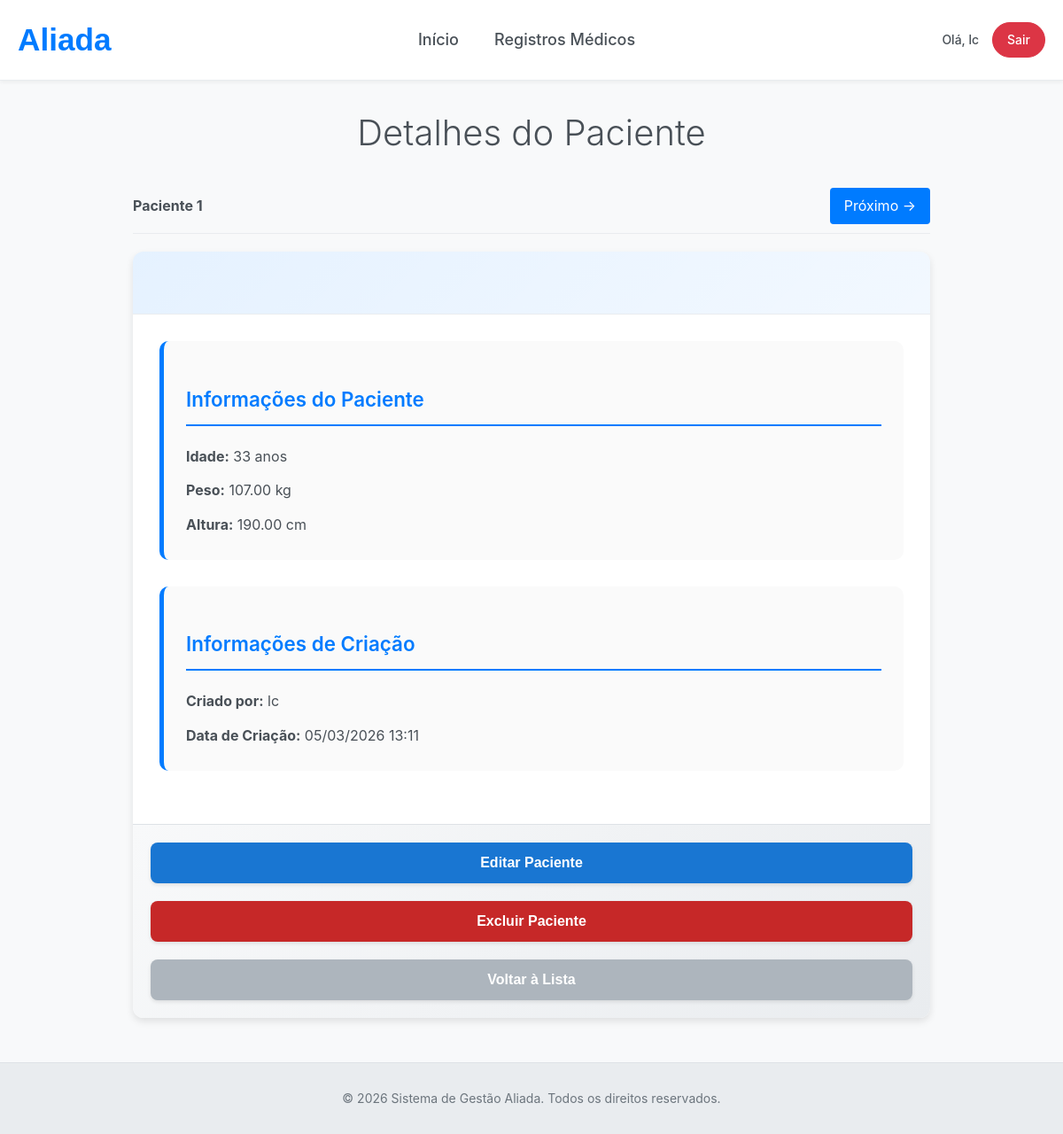
/records/1/ (signed in), run on the app's committed database.
### aliada/models.py (models this page shows, shortened)
class PatientRecord(models.Model):
    first_name = models.CharField(max_length=100)
    last_name = models.CharField(max_length=100)
    email = models.EmailField(blank=True, null=True)
    phone = models.CharField(max_length=20, blank=True, null=True)
    age = models.IntegerField(blank=True, null=True, help_text="Age in years")
    weight = models.DecimalField(max_digits=5, decimal_places=2, blank=True, null=True, help_text="Weight in kg")
    height = models.DecimalField(max_digits=5, decimal_places=2, blank=True, null=True, help_text="Height in cm")
    created_by = models.ForeignKey(User, on_delete=models.SET_NULL, null=True, related_name='created_patients')
    created_at = models.DateTimeField(default=timezone.now)
    updated_by = models.ForeignKey(User, on_delete=models.SET_NULL, null=True, related_name='updated_patients')
    updated_at = models.DateTimeField(auto_now=True)

### aliada/groups.py (the view)
        def _wrapped_view(request, *args, **kwargs):
            user = request.user
            if user.is_authenticated:
                if user.groups.filter(name__in=group_names).exists() or user.is_superuser:
                    return view_func(request, *args, **kwargs)
            return render(request, 'core/access_denied.html', status=403)

### aliada/groups.py (called while the page is built)
def group_required(*group_names):
    def decorator(view_func):
        def _wrapped_view(request, *args, **kwargs):
            user = request.user
            if user.is_authenticated:
                if user.groups.filter(name__in=group_names).exists() or user.is_superuser:
                    return view_func(request, *args, **kwargs)
            return render(request, 'core/access_denied.html', status=403)
        return _wrapped_view
    return decorator

### aliada/views.py (called while the page is built)
@group_required('admin')
def record_detail(request, pk):
    record = get_object_or_404(PatientRecord, pk=pk)
    prev_record = PatientRecord.objects.filter(pk__lt=record.pk).order_by('-pk').first()
    next_record = PatientRecord.objects.filter(pk__gt=record.pk).order_by('pk').first()
    return render(request, 'core/patient/record_detail.html', {'record': record, 'prev_record': prev_record, 'next_record': next_record})

### aliada/templates/core/patient/record_detail.html (shortened to what this page needs)
{% extends "core/base.html" %}
{% block content %}
    <div class="record-container">
        <h1>Detalhes do Paciente</h1>
        <div class="record-navigation">
            <span class="current-record">Paciente {{ record.pk }}</span>
            {% if next_record %}
                <a href="{% url 'record_detail' pk=next_record.pk %}" class="nav-link">Próximo &rarr;</a>
            {% endif %}
        </div>
        <div class="record-card">
            <div class="record-header">
            </div>
            <div class="record-body">
                <div class="record-section">
                    <h3>Informações do Paciente</h3>
                    <p><strong>Idade:</strong> {{ record.age|default:"N/A" }} anos</p>
                    <p><strong>Peso:</strong> {{ record.weight|default:"N/A" }} kg</p>
                    <p><strong>Altura:</strong> {{ record.height|default:"N/A" }} cm</p>
                </div>
                <div class="record-section">
                    <h3>Informações de Criação</h3>
                    <p><strong>Criado por:</strong> {{ record.created_by.username|default:"N/A" }}</p>
                    <p><strong>Data de Criação:</strong> {{ record.created_at|date:"d/m/Y H:i" }}</p>
                </div>
            </div>
            <div class="record-actions">
                <button type="button" size="small" class="edit-link" onclick="window.location.href='{% url 'record_update' pk=record.pk %}'">Editar Paciente</button>
                <button type="button" size="small" class="delete-link" onclick="window.location.href='{% url 'record_delete' pk=record.pk %}'">Excluir Paciente</button>
                <button type="button" size="small" class="back-link" onclick="window.location.href='{% url 'record_list' %}'">Voltar à Lista</button>
            </div>
        </div>
    </div>
{% endblock %}

### aliada/templates/core/partials/_header.html
    <header class="main-header">
        <div class="header-container">
            <div class="header-logo">
                <h1>Aliada</h1>
            </div>
            <nav class="header-nav">
                <ul class="nav-list">
                    <li class="nav-item"><a href="{% url 'home' %}">Início</a></li>
                    {% if user.is_authenticated %}
                        <li class="nav-item"><a href="{% url 'record_list' %}">Registros Médicos</a></li>
                    {% endif %}
                </ul>
            </nav>
            <div class="header-user">
                {% if user.is_authenticated %}
                    <span class="user-greeting">Olá, {{ user.first_name|default:user.username }}</span>
                    <a href="{% url 'logout' %}" class="btn-logout">Sair</a>
                {% else %}
                    <a href="{% url 'login' %}" class="btn-login">Entrar</a>
                {% endif %}
            </div>
        </div>
    </header>

### aliada/static/core/style.css (style rules this page uses)
body { font-family: -apple-system, BlinkMacSystemFont, 'Segoe UI', Roboto, 'Helvetica Neue', Arial, sans-serif; background-color: #f8f9fa; margin: 0; padding: 0; color: #212529; line-height: 1.6; --primary-color: #007bff; --primary-dark: #0056b3; --secondary-color: #17a2b8; --success-color: #28a745; --danger-color: #dc3545; --light-color: #f8f9fa; --dark-color: #343a40; --gray-color: #6c757d; --border-radius: 12px; --box-shadow: 0 4px 6px rgba(0,0,0,0.1); --transition: all 0.3s ease; }
h1 { color: #495057; text-align: center; margin-bottom: 20px; font-weight: 300; font-size: 2.5em; }
button { background-color: var(--primary-color); color: white; padding: 14px 28px; border: none; border-radius: 8px; cursor: pointer; font-size: 16px; font-weight: 600; width: 100%; transition: var(--transition); box-shadow: 0 2px 4px rgba(0,0,0,0.1); }
.edit-link { background-color: #1976d2; }
.delete-link { background-color: #c62828; }
.back-link { background-color: #adb5bd; }
.main-header { background-color: #fff; border-bottom: 1px solid #e9ecef; box-shadow: 0 2px 4px rgba(0,0,0,0.05); position: sticky; top: 0; z-index: 1000; }
.header-container { max-width: 1200px; margin: 0 auto; padding: 0 20px; display: flex; align-items: center; justify-content: space-between; height: 90px; }
.header-logo h1 { margin: 0; font-size: 2.2em; font-weight: 700; color: #007bff; font-family: 'Poppins', sans-serif; }
.header-nav .nav-list { list-style: none; padding: 0; margin: 0; display: flex; gap: 40px; }
.nav-item a { text-decoration: none; color: #495057; font-weight: 500; font-size: 18px; transition: color 0.3s ease; padding: 15px 0; position: relative; }
.nav-item a::after { content: ''; position: absolute; width: 0; height: 2px; bottom: 0; left: 0; background-color: #007bff; transition: width 0.3s ease; }
.header-user { display: flex; align-items: center; gap: 15px; }
.user-greeting { font-size: 14px; color: #495057; font-weight: 500; }
.btn-login, .btn-logout { padding: 8px 16px; border-radius: 20px; font-weight: 500; text-decoration: none; transition: all 0.3s ease; font-size: 14px; }
.btn-logout { background-color: #dc3545; color: #fff; border: 1px solid #dc3545; }
.record-container { max-width: 900px; margin: 0 auto; padding: 0 20px; }
.record-navigation { display: flex; justify-content: space-between; align-items: center; margin-bottom: 20px; padding: 10px 0; border-bottom: 1px solid #e9ecef; }
.nav-link { background-color: #007bff; color: white; padding: 8px 16px; text-decoration: none; border-radius: 4px; transition: background-color 0.3s ease; }
.current-record { font-weight: bold; color: #495057; }
.record-card { background-color: white; border-radius: var(--border-radius); box-shadow: var(--box-shadow); overflow: hidden; margin-bottom: 20px; }
.record-header { background: linear-gradient(135deg, rgba(0, 123, 255, 0.1) 0%, rgba(0, 123, 255, 0.05) 100%); padding: 30px; border-bottom: 1px solid #e9ecef; }
.record-body { padding: 30px; }
.record-section { margin-bottom: 30px; padding: 25px; background-color: #fafafa; border-radius: 10px; border-left: 5px solid var(--primary-color); transition: all 0.3s ease; }
.record-section h3 { color: var(--primary-color); border-bottom: 2px solid var(--primary-color); padding-bottom: 10px; margin-bottom: 20px; font-size: 1.4em; font-weight: 600; }
.record-section p { line-height: 1.8; color: #495057; margin: 0 0 10px 0; font-size: 1em; }
.record-section p:last-child { margin-bottom: 0; }
.record-actions { padding: 20px; background: linear-gradient(135deg, #f8f9fa 0%, #e9ecef 100%); border-top: 1px solid #dee2e6; display: flex; gap: 20px; flex-wrap: wrap; justify-content: center; }
.record-card { background-color: white; border-radius: 12px; box-shadow: 0 4px 8px rgba(0,0,0,0.1); overflow: hidden; transition: transform 0.3s ease, box-shadow 0.3s ease; }

### data on the page
PatientRecord: pk "1", age "33", weight "107.00", height "190.00", created_by.username "lc", created_at "05/03/2026 13:11"

### other printed values
{{ user.first_name|default:user.username }} "lc"
